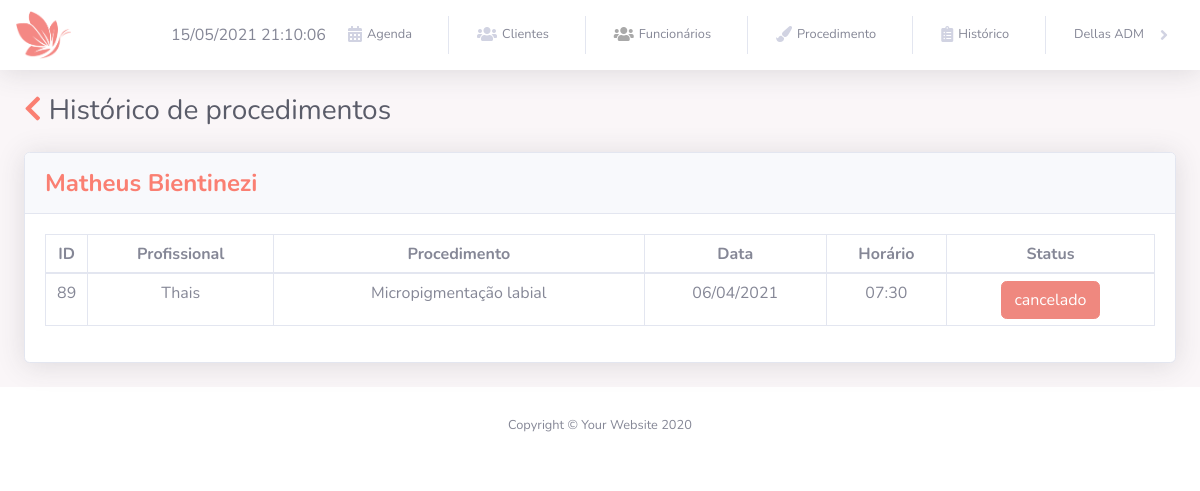
Page /historicocliente.php?id_historico_cliente=50 (signed in) on the committed database.
### tables this page shows
CREATE TABLE IF NOT EXISTS `cliente` (
  `id` int(11) NOT NULL AUTO_INCREMENT,
  `nome` varchar(100) DEFAULT NULL,
  `sobrenome` varchar(100) DEFAULT NULL,
  `email` varchar(255) DEFAULT NULL,
  `cpf` varchar(50) DEFAULT NULL,
  `celular` varchar(30) DEFAULT NULL,
  `telefone` varchar(30) DEFAULT NULL,
  `datanascimento` date DEFAULT NULL,
  `endereco` varchar(100) DEFAULT NULL,
  `numero` varchar(50) DEFAULT NULL,
  `cidade` varchar(100) DEFAULT NULL,
  `uf` varchar(100) DEFAULT NULL,
  `cep` varchar(100) DEFAULT NULL,
  `informacoesadicionais` varchar(300) DEFAULT NULL,
  `data_cadastro` timestamp NULL DEFAULT current_timestamp(),
  `status` enum('A','I') DEFAULT NULL,
  PRIMARY KEY (`id`)
);

CREATE TABLE IF NOT EXISTS `agenda` (
  `id` int(11) NOT NULL AUTO_INCREMENT,
  `id_funcionario` int(11) DEFAULT NULL,
  `id_cliente` int(11) DEFAULT NULL,
  `id_procedimento` int(11) DEFAULT NULL,
  `data_agendamento` datetime DEFAULT NULL,
  `hora_inicio` datetime DEFAULT NULL,
  `hora_final` datetime DEFAULT NULL,
  `tempo` time DEFAULT NULL,
  `status` enum('realizado','cancelado','reagendado','agendado') DEFAULT NULL,
  `informacoes_adicionais` varchar(300) DEFAULT NULL,
  `quantidade_horarios` int(11) DEFAULT NULL,
  PRIMARY KEY (`id`)
);

CREATE TABLE IF NOT EXISTS `funcionario` (
  `id` int(11) NOT NULL AUTO_INCREMENT,
  `funcionario` varchar(100) DEFAULT NULL,
  `sobrenome_funcionario` varchar(100) DEFAULT NULL,
  `email` varchar(255) DEFAULT NULL,
  `senha` varchar(100) DEFAULT NULL,
  `telefone` varchar(30) DEFAULT NULL,
  `celular` varchar(30) DEFAULT NULL,
  `cpf` varchar(30) DEFAULT NULL,
  `data_nascimento` date DEFAULT NULL,
  `data_cadastro` datetime DEFAULT NULL,
  `procedimento_1` enum('S','N') DEFAULT NULL,
  `procedimento_2` enum('S','N') DEFAULT NULL,
  `procedimento_3` enum('S','N') DEFAULT NULL,
  `procedimento_4` enum('S','N') DEFAULT NULL,
  `procedimento_5` enum('S','N') DEFAULT NULL,
  `procedimento_6` enum('S','N') DEFAULT NULL,
  `procedimento_7` enum('S','N') DEFAULT NULL,
  `procedimento_8` enum('S','N') DEFAULT NULL,
  `procedimento_9` enum('S','N') DEFAULT NULL,
  `procedimento_10` enum('S','N') DEFAULT NULL,
  `procedimento_11` enum('S','N') DEFAULT NULL,
  PRIMARY KEY (`id`)
);

CREATE TABLE IF NOT EXISTS `procedimento` (
  `id` int(11) NOT NULL AUTO_INCREMENT,
  `procedimento` varchar(100) DEFAULT NULL,
  `tempo` time DEFAULT NULL,
  `informacoesadicionais` varchar(255) DEFAULT NULL,
  `status` enum('A','I') DEFAULT 'A',
  `color` varchar(50) DEFAULT 'nada',
  PRIMARY KEY (`id`)
);

### historicocliente.php (the view, shortened to what this page needs)
<?php
include 'navbar.php';
    $sqlselect = "SELECT a.id,c.nome, f.funcionario,p.procedimento, a.hora_inicio, a.status
    FROM agenda a
    INNER JOIN procedimento p ON a.id_procedimento = p.id
    INNER JOIN cliente c ON a.id_cliente = c.id
    INNER JOIN funcionario f ON a.id_funcionario = f.id
    WHERE a.id_cliente =".$_GET['id_historico_cliente']."";
    $selectcliente = $pdo->prepare($sqlselect);
    $selectcliente->execute();
    $retorno = $selectcliente->fetchAll(PDO::FETCH_ASSOC);
    $sqlpeganome="SELECT nome,sobrenome FROM cliente where id=".$_GET['id_historico_cliente']."";
    $sqlbuscanome= $pdo->prepare($sqlpeganome);
    $sqlbuscanome -> execute();
    $retornonome = $sqlbuscanome -> fetch(PDO::FETCH_ASSOC);
?>
<!DOCTYPE html>
<html lang="en">
<head>
</head>
<body id="page-top">
    <div class="container-fluid">
<h1 class="h3 mb-4 text-gray-800"><a href="JavaScript: window.history.back();"><i class="fas fa-chevron-left"></i></a> Histórico de procedimentos</h1>
        <div class="row">
            <div class="col-lg-12">
                <div class="card shadow mb-4">
                    <div class="card-header py-3">
                        <h4 class="m-0 font-weight-bold text-primary"><?php echo $retornonome['nome'];echo ' ' ;echo $retornonome['sobrenome'];?></h4>
                    </div>
                    <div class="card-body">
                    <div class="table-responsive">
                    <table class="table table-bordered" id="dataTable" width="100%" cellspacing="0">
                        <thead>
                            <tr>
                                <th>ID</th>
                                <th>Profissional</th>
                                <th>Procedimento</th>
                                <th>Data</th>
                                <th>Horário</th>
                                <th>Status</th>
                            </tr>
                        </thead>
                        <tbody>
                            <?php
                                foreach ($retorno as $historico) {
                                ?>
                                    <tr>
                                        <td><?php echo $historico['id']; ?></td>
                                        <td><?php echo $historico['funcionario']; ?></td>
                                        <td><?php echo $historico['procedimento']; ?></td>
                                        <td><?php echo date('d/m/Y',strtotime($historico['hora_inicio'])); ?></td>
                                        <td><?php echo date('H:i',strtotime($historico['hora_inicio'])); ?></td>
                                        <td>
                                        <?php
                                        if($historico['status']=='realizado'){
                                            echo '
                                                 <button type="button" id_agendamento="'.$historico['id'].'" class="id_agendamento btn btn-success disabled">'.$historico['status'].'</button>
                                                 ';
                                        }elseif($historico['status']=='cancelado'){
                                            echo '
                                                 <button type="button" id_agendamento="'.$historico['id'].'" class="id_agendamento btn btn-danger disabled">'.$historico['status'].'</button>
                                                 ';
                                        }elseif($historico['status']=='reagendado'){
                                            echo '
                                                 <button type="button" id_agendamento="'.$historico['id'].'" class="id_agendamento btn btn-warning disabled">'.$historico['status'].'</button>
                                                 ';
                                        }elseif($historico['status']=='agendado'){
                                            echo '
                                                 <button type="button" id_agendamento="'.$historico['id'].'" class="id_agendamento btn btn-info disabled">'.$historico['status'].'</button>
                                                 ';
                                        }
                                        ?>
                                        </td>
                                    </tr>
                                <?php } ?>
                        </tbody>
                    </table>
                    </div>
                </div>
                </div>
            </div>
        </div>
    </div>
    <footer class="sticky-footer bg-white">
        <div class="container my-auto">
            <div class="copyright text-center my-auto">
                <span>Copyright &copy; Your Website 2020</span>
            </div>
        </div>
    </footer>
</body>
</html>

### css/style.css (style rules this page uses)
* { margin: 0; padding: 0; box-sizing: border-box; }
thead { text-align: center; }
tr { text-align: center; }
.table td, .table th { padding: 0.4rem; vertical-align: top; border-top: 1px solid #e3e6f0; padding-right:0!important; padding-left:0!important; }

### rows in the picture
cliente: nome "Matheus", sobrenome "Bientinezi"
agenda: id "89", id_funcionario.funcionario "Thais", id_procedimento.procedimento "Micropigmentação labial", hora_inicio "06/04/2021", hora_inicio "07:30", status "cancelado"

### other values in the picture
$_SESSION['usuario'] "Dellas ADM"
